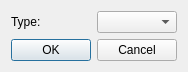
<?xml version="1.0" encoding="UTF-8"?>
<ui version="4.0">
 <class>TypeDialog</class>
 <widget class="QDialog" name="TypeDialog">
  <property name="geometry">
   <rect>
    <x>0</x>
    <y>0</y>
    <width>174</width>
    <height>69</height>
   </rect>
  </property>
  <property name="windowTitle">
   <string>Dialog</string>
  </property>
  <layout class="QVBoxLayout" name="verticalLayout">
   <item>
    <layout class="QHBoxLayout" name="horizontalLayout">
     <item>
      <widget class="QLabel" name="label">
       <property name="text">
        <string>Type:</string>
       </property>
      </widget>
     </item>
     <item>
      <widget class="QComboBox" name="cbType"/>
     </item>
    </layout>
   </item>
   <item>
    <widget class="QDialogButtonBox" name="buttonBox">
     <property name="orientation">
      <enum>Qt::Horizontal</enum>
     </property>
     <property name="standardButtons">
      <set>QDialogButtonBox::Cancel|QDialogButtonBox::Ok</set>
     </property>
    </widget>
   </item>
  </layout>
 </widget>
 <resources/>
 <connections>
  <connection>
   <sender>buttonBox</sender>
   <signal>accepted()</signal>
   <receiver>TypeDialog</receiver>
   <slot>accept()</slot>
   <hints>
    <hint type="sourcelabel">
     <x>248</x>
     <y>254</y>
    </hint>
    <hint type="destinationlabel">
     <x>157</x>
     <y>274</y>
    </hint>
   </hints>
  </connection>
  <connection>
   <sender>buttonBox</sender>
   <signal>rejected()</signal>
   <receiver>TypeDialog</receiver>
   <slot>reject()</slot>
   <hints>
    <hint type="sourcelabel">
     <x>316</x>
     <y>260</y>
    </hint>
    <hint type="destinationlabel">
     <x>286</x>
     <y>274</y>
    </hint>
   </hints>
  </connection>
 </connections>
</ui>
